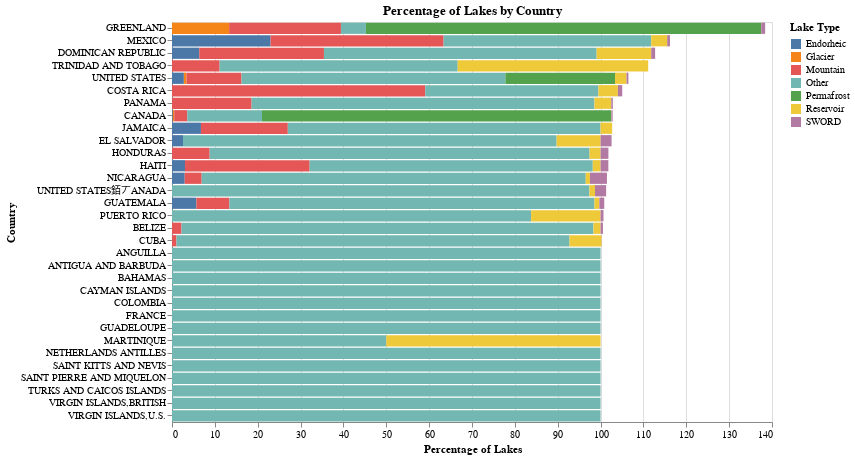

Write notebook code for a chart like this one.
### Code cell
# plot a horizontal stacked bar chart using altair
import altair as alt

alt.Chart(country_summary).mark_bar().encode(
    x=alt.X('percent_nLake:Q').title('Percentage of Lakes'),
    y=alt.Y('Country:N', sort='-x'),
    color=alt.Color('LakeType:N', legend=alt.Legend(title="Lake Type")),
    tooltip=['Country', 'LakeType', 'percent_nLake']
).properties(
    title='Percentage of Lakes by Country',
    width=600,
    height=400
)

### Figure 1 — Vega-Lite specification as saved in the notebook (floating-point values rounded to 4 significant figures)
{"config": {"view": {"continuousWidth": 300, "continuousHeight": 300}}, "data": {"name": "data-b5cd3ed42c1c19ce795f497aeffeb41e"}, "mark": {"type": "bar"}, "encoding": {"color": {"field": "LakeType", "legend": {"title": "Lake Type"}, "type": "nominal"}, "tooltip": [{"field": "Country", "type": "nominal"}, {"field": "LakeType", "type": "nominal"}, {"field": "percent_nLake", "type": "quantitative"}], "x": {"field": "percent_nLake", "title": "Percentage of Lakes", "type": "quantitative"}, "y": {"field": "Country", "sort": "-x", "type": "nominal"}}, "height": 400, "title": "Percentage of Lakes by Country", "width": 600, "$schema": "https://vega.github.io/schema/vega-lite/v5.20.1.json", "datasets": {"data-b5cd3ed42c1c19ce795f497aeffeb41e": [{"Country": "ANGUILLA", "LakeType": "Other", "SumLake": 6.0, "SumArea": 1.462, "TotalCount": 6, "TotalArea": 1.462, "percent_nLake": 100.0, "percent_area": 100.0}, {"Country": "ANTIGUA AND BARBUDA", "LakeType": "Other", "SumLake": 12.0, "SumArea": 7.51, "TotalCount": 12, "TotalArea": 7.51, "percent_nLake": 100.0, "percent_area": 100.0}, {"Country": "BAHAMAS", "LakeType": "Other", "SumLake": 614.0, "SumArea": 954.4, "TotalCount": 614, "TotalArea": 954.4, "percent_nLake": 100.0, "percent_area": 100.0}, {"Country": "BELIZE", "LakeType": "Mountain", "SumLake": 4.0, "SumArea": 8.33, "TotalCount": 180, "TotalArea": 291.9, "percent_nLake": 2.222, "percent_area": 2.854}, {"Country": "BELIZE", "LakeType": "Other", "SumLake": 173.0, "SumArea": 279.5, "TotalCount": 180, "TotalArea": 291.9, "percent_nLake": 96.11, "percent_area": 95.76}, {"Country": "BELIZE", "LakeType": "Reservoir", "SumLake": 3.0, "SumArea": 9.679, "TotalCount": 180, "TotalArea": 291.9, "percent_nLake": 1.667, "percent_area": 3.316}, {"Country": "BELIZE", "LakeType": "SWORD", "SumLake": 1.0, "SumArea": 2.666, "TotalCount": 180, "TotalArea": 291.9, "percent_nLake": 0.5556, "percent_area": 0.9134}, {"Country": "CANADA", "LakeType": "Endorheic", "SumLake": 1760.0, "SumArea": 3040.0, "TotalCount": 887724, "TotalArea": 903000.0, "percent_nLake": 0.1983, "percent_area": 0.3366}, {"Country": "CANADA", "LakeType": "Glacier", "SumLake": 2828.0, "SumArea": 3446.0, "TotalCount": 887724, "TotalArea": 903000.0, "percent_nLake": 0.3186, "percent_area": 0.3817}, {"Country": "CANADA", "LakeType": "Mountain", "SumLake": 27000.0, "SumArea": 33790.0, "TotalCount": 887724, "TotalArea": 903000.0, "percent_nLake": 3.041, "percent_area": 3.742}, {"Country": "CANADA", "LakeType": "Other", "SumLake": 154900.0, "SumArea": 123800.0, "TotalCount": 887724, "TotalArea": 903000.0, "percent_nLake": 17.44, "percent_area": 13.71}, {"Country": "CANADA", "LakeType": "Permafrost", "SumLake": 723200.0, "SumArea": 732300.0, "TotalCount": 887724, "TotalArea": 903000.0, "percent_nLake": 81.46, "percent_area": 81.09}, {"Country": "CANADA", "LakeType": "Reservoir", "SumLake": 512.0, "SumArea": 91540.0, "TotalCount": 887724, "TotalArea": 903000.0, "percent_nLake": 0.05768, "percent_area": 10.14}, {"Country": "CANADA", "LakeType": "SWORD", "SumLake": 2614.0, "SumArea": 173800.0, "TotalCount": 887724, "TotalArea": 903000.0, "percent_nLake": 0.2945, "percent_area": 19.24}, {"Country": "CAYMAN ISLANDS", "LakeType": "Other", "SumLake": 7.0, "SumArea": 5.249, "TotalCount": 7, "TotalArea": 5.249, "percent_nLake": 100.0, "percent_area": 100.0}, {"Country": "COLOMBIA", "LakeType": "Other", "SumLake": 1.0, "SumArea": 0.02928, "TotalCount": 1, "TotalArea": 0.02928, "percent_nLake": 100.0, "percent_area": 100.0}, {"Country": "COSTA RICA", "LakeType": "Mountain", "SumLake": 117.0, "SumArea": 99.55, "TotalCount": 198, "TotalArea": 114.5, "percent_nLake": 59.09, "percent_area": 86.97}, {"Country": "COSTA RICA", "LakeType": "Other", "SumLake": 80.0, "SumArea": 14.37, "TotalCount": 198, "TotalArea": 114.5, "percent_nLake": 40.4, "percent_area": 12.55}, {"Country": "COSTA RICA", "LakeType": "Reservoir", "SumLake": 9.0, "SumArea": 89.7, "TotalCount": 198, "TotalArea": 114.5, "percent_nLake": 4.545, "percent_area": 78.37}, {"Country": "COSTA RICA", "LakeType": "SWORD", "SumLake": 2.0, "SumArea": 6.059, "TotalCount": 198, "TotalArea": 114.5, "percent_nLake": 1.01, "percent_area": 5.293}, {"Country": "CUBA", "LakeType": "Mountain", "SumLake": 35.0, "SumArea": 39.21, "TotalCount": 3342, "TotalArea": 1604.0, "percent_nLake": 1.047, "percent_area": 2.445}, {"Country": "CUBA", "LakeType": "Other", "SumLake": 3065.0, "SumArea": 830.2, "TotalCount": 3342, "TotalArea": 1604.0, "percent_nLake": 91.71, "percent_area": 51.77}, {"Country": "CUBA", "LakeType": "Reservoir", "SumLake": 250.0, "SumArea": 767.1, "TotalCount": 3342, "TotalArea": 1604.0, "percent_nLake": 7.481, "percent_area": 47.83}, {"Country": "CUBA", "LakeType": "SWORD", "SumLake": 1.0, "SumArea": 34.98, "TotalCount": 3342, "TotalArea": 1604.0, "percent_nLake": 0.02992, "percent_area": 2.181}, {"Country": "DOMINICAN REPUBLIC", "LakeType": "Endorheic", "SumLake": 7.0, "SumArea": 227.9, "TotalCount": 110, "TotalArea": 407.0, "percent_nLake": 6.364, "percent_area": 55.98}, {"Country": "DOMINICAN REPUBLIC", "LakeType": "Mountain", "SumLake": 32.0, "SumArea": 281.7, "TotalCount": 110, "TotalArea": 407.0, "percent_nLake": 29.09, "percent_area": 69.22}, {"Country": "DOMINICAN REPUBLIC", "LakeType": "Other", "SumLake": 70.0, "SumArea": 95.44, "TotalCount": 110, "TotalArea": 407.0, "percent_nLake": 63.64, "percent_area": 23.45}, {"Country": "DOMINICAN REPUBLIC", "LakeType": "Reservoir", "SumLake": 14.0, "SumArea": 82.52, "TotalCount": 110, "TotalArea": 407.0, "percent_nLake": 12.73, "percent_area": 20.27}, {"Country": "DOMINICAN REPUBLIC", "LakeType": "SWORD", "SumLake": 1.0, "SumArea": 26.4, "TotalCount": 110, "TotalArea": 407.0, "percent_nLake": 0.9091, "percent_area": 6.486}, {"Country": "EL SALVADOR", "LakeType": "Endorheic", "SumLake": 1.0, "SumArea": 23.38, "TotalCount": 39, "TotalArea": 301.7, "percent_nLake": 2.564, "percent_area": 7.75}, {"Country": "EL SALVADOR", "LakeType": "Other", "SumLake": 34.0, "SumArea": 100.5, "TotalCount": 39, "TotalArea": 301.7, "percent_nLake": 87.18, "percent_area": 33.32}, {"Country": "EL SALVADOR", "LakeType": "Reservoir", "SumLake": 4.0, "SumArea": 177.8, "TotalCount": 39, "TotalArea": 301.7, "percent_nLake": 10.26, "percent_area": 58.93}, {"Country": "EL SALVADOR", "LakeType": "SWORD", "SumLake": 1.0, "SumArea": 25.98, "TotalCount": 39, "TotalArea": 301.7, "percent_nLake": 2.564, "percent_area": 8.611}, {"Country": "FRANCE", "LakeType": "Other", "SumLake": 1.0, "SumArea": 6.61, "TotalCount": 1, "TotalArea": 6.61, "percent_nLake": 100.0, "percent_area": 100.0}, {"Country": "GREENLAND", "LakeType": "Glacier", "SumLake": 405.0, "SumArea": 2230.0, "TotalCount": 3039, "TotalArea": 10010.0, "percent_nLake": 13.33, "percent_area": 22.29}, {"Country": "GREENLAND", "LakeType": "Mountain", "SumLake": 793.0, "SumArea": 2639.0, "TotalCount": 3039, "TotalArea": 10010.0, "percent_nLake": 26.09, "percent_area": 26.37}, {"Country": "GREENLAND", "LakeType": "Other", "SumLake": 177.0, "SumArea": 211.5, "TotalCount": 3039, "TotalArea": 10010.0, "percent_nLake": 5.824, "percent_area": 2.114}, {"Country": "GREENLAND", "LakeType": "Permafrost", "SumLake": 2802.0, "SumArea": 9660.0, "TotalCount": 3039, "TotalArea": 10010.0, "percent_nLake": 92.2, "percent_area": 96.54}, {"Country": "GREENLAND", "LakeType": "Reservoir", "SumLake": 1.0, "SumArea": 4.938, "TotalCount": 3039, "TotalArea": 10010.0, "percent_nLake": 0.03291, "percent_area": 0.04935}, {"Country": "GREENLAND", "LakeType": "SWORD", "SumLake": 28.0, "SumArea": 619.3, "TotalCount": 3039, "TotalArea": 10010.0, "percent_nLake": 0.9214, "percent_area": 6.189}, {"Country": "GUADELOUPE", "LakeType": "Other", "SumLake": 7.0, "SumArea": 1.703, "TotalCount": 7, "TotalArea": 1.703, "percent_nLake": 100.0, "percent_area": 100.0}, {"Country": "GUATEMALA", "LakeType": "Endorheic", "SumLake": 20.0, "SumArea": 269.3, "TotalCount": 351, "TotalArea": 1137.0, "percent_nLake": 5.698, "percent_area": 23.68}, {"Country": "GUATEMALA", "LakeType": "Mountain", "SumLake": 27.0, "SumArea": 18.01, "TotalCount": 351, "TotalArea": 1137.0, "percent_nLake": 7.692, "percent_area": 1.584}, {"Country": "GUATEMALA", "LakeType": "Other", "SumLake": 299.0, "SumArea": 121.3, "TotalCount": 351, "TotalArea": 1137.0, "percent_nLake": 85.19, "percent_area": 10.67}, {"Country": "GUATEMALA", "LakeType": "Reservoir", "SumLake": 4.0, "SumArea": 118.9, "TotalCount": 351, "TotalArea": 1137.0, "percent_nLake": 1.14, "percent_area": 10.46}, {"Country": "GUATEMALA", "LakeType": "SWORD", "SumLake": 4.0, "SumArea": 739.7, "TotalCount": 351, "TotalArea": 1137.0, "percent_nLake": 1.14, "percent_area": 65.05}, {"Country": "HAITI", "LakeType": "Endorheic", "SumLake": 5.0, "SumArea": 131.2, "TotalCount": 165, "TotalArea": 184.4, "percent_nLake": 3.03, "percent_area": 71.17}, {"Country": "HAITI", "LakeType": "Mountain", "SumLake": 48.0, "SumArea": 148.4, "TotalCount": 165, "TotalArea": 184.4, "percent_nLake": 29.09, "percent_area": 80.47}, {"Country": "HAITI", "LakeType": "Other", "SumLake": 109.0, "SumArea": 20.86, "TotalCount": 165, "TotalArea": 184.4, "percent_nLake": 66.06, "percent_area": 11.31}, {"Country": "HAITI", "LakeType": "Reservoir", "SumLake": 3.0, "SumArea": 24.12, "TotalCount": 165, "TotalArea": 184.4, "percent_nLake": 1.818, "percent_area": 13.08}, {"Country": "HAITI", "LakeType": "SWORD", "SumLake": 3.0, "SumArea": 23.64, "TotalCount": 165, "TotalArea": 184.4, "percent_nLake": 1.818, "percent_area": 12.82}, {"Country": "HONDURAS", "LakeType": "Mountain", "SumLake": 24.0, "SumArea": 168.0, "TotalCount": 273, "TotalArea": 782.6, "percent_nLake": 8.791, "percent_area": 21.46}, {"Country": "HONDURAS", "LakeType": "Other", "SumLake": 242.0, "SumArea": 611.6, "TotalCount": 273, "TotalArea": 782.6, "percent_nLake": 88.64, "percent_area": 78.16}, {"Country": "HONDURAS", "LakeType": "Reservoir", "SumLake": 7.0, "SumArea": 169.5, "TotalCount": 273, "TotalArea": 782.6, "percent_nLake": 2.564, "percent_area": 21.66}, {"Country": "HONDURAS", "LakeType": "SWORD", "SumLake": 5.0, "SumArea": 88.38, "TotalCount": 273, "TotalArea": 782.6, "percent_nLake": 1.832, "percent_area": 11.29}, {"Country": "JAMAICA", "LakeType": "Endorheic", "SumLake": 5.0, "SumArea": 0.000936, "TotalCount": 74, "TotalArea": 27.31, "percent_nLake": 6.757, "percent_area": 0.003427}, {"Country": "JAMAICA", "LakeType": "Mountain", "SumLake": 15.0, "SumArea": 5.17, "TotalCount": 74, "TotalArea": 27.31, "percent_nLake": 20.27, "percent_area": 18.93}, {"Country": "JAMAICA", "LakeType": "Other", "SumLake": 54.0, "SumArea": 22.14, "TotalCount": 74, "TotalArea": 27.31, "percent_nLake": 72.97, "percent_area": 81.07}, {"Country": "JAMAICA", "LakeType": "Reservoir", "SumLake": 2.0, "SumArea": 0.5374, "TotalCount": 74, "TotalArea": 27.31, "percent_nLake": 2.703, "percent_area": 1.968}, {"Country": "MARTINIQUE", "LakeType": "Other", "SumLake": 1.0, "SumArea": 0.7627, "TotalCount": 2, "TotalArea": 1.217, "percent_nLake": 50.0, "percent_area": 62.65}, {"Country": "MARTINIQUE", "LakeType": "Reservoir", "SumLake": 1.0, "SumArea": 0.4547, "TotalCount": 2, "TotalArea": 1.217, "percent_nLake": 50.0, "percent_area": 37.35}, {"Country": "MEXICO", "LakeType": "Endorheic", "SumLake": 3043.0, "SumArea": 2378.0, "TotalCount": 13226, "TotalArea": 12910.0, "percent_nLake": 23.01, "percent_area": 18.42}, {"Country": "MEXICO", "LakeType": "Mountain", "SumLake": 5339.0, "SumArea": 5749.0, "TotalCount": 13226, "TotalArea": 12910.0, "percent_nLake": 40.37, "percent_area": 44.52}, {"Country": "MEXICO", "LakeType": "Other", "SumLake": 6407.0, "SumArea": 3862.0, "TotalCount": 13226, "TotalArea": 12910.0, "percent_nLake": 48.44, "percent_area": 29.9}, {"Country": "MEXICO", "LakeType": "Reservoir", "SumLake": 493.0, "SumArea": 6280.0, "TotalCount": 13226, "TotalArea": 12910.0, "percent_nLake": 3.728, "percent_area": 48.63}, {"Country": "MEXICO", "LakeType": "SWORD", "SumLake": 85.0, "SumArea": 3758.0, "TotalCount": 13226, "TotalArea": 12910.0, "percent_nLake": 0.6427, "percent_area": 29.1}, {"Country": "NETHERLANDS ANTILLES", "LakeType": "Other", "SumLake": 17.0, "SumArea": 42.45, "TotalCount": 17, "TotalArea": 42.45, "percent_nLake": 100.0, "percent_area": 100.0}, {"Country": "NICARAGUA", "LakeType": "Endorheic", "SumLake": 6.0, "SumArea": 32.81, "TotalCount": 202, "TotalArea": 9444.0, "percent_nLake": 2.97, "percent_area": 0.3474}, {"Country": "NICARAGUA", "LakeType": "Mountain", "SumLake": 8.0, "SumArea": 7850.0, "TotalCount": 202, "TotalArea": 9444.0, "percent_nLake": 3.96, "percent_area": 83.12}, {"Country": "NICARAGUA", "LakeType": "Other", "SumLake": 181.0, "SumArea": 460.3, "TotalCount": 202, "TotalArea": 9444.0, "percent_nLake": 89.6, "percent_area": 4.874}, {"Country": "NICARAGUA", "LakeType": "Reservoir", "SumLake": 2.0, "SumArea": 44.07, "TotalCount": 202, "TotalArea": 9444.0, "percent_nLake": 0.9901, "percent_area": 0.4666}, {"Country": "NICARAGUA", "LakeType": "SWORD", "SumLake": 8.0, "SumArea": 8904.0, "TotalCount": 202, "TotalArea": 9444.0, "percent_nLake": 3.96, "percent_area": 94.28}, {"Country": "PANAMA", "LakeType": "Mountain", "SumLake": 52.0, "SumArea": 318.1, "TotalCount": 280, "TotalArea": 844.5, "percent_nLake": 18.57, "percent_area": 37.67}, {"Country": "PANAMA", "LakeType": "Other", "SumLake": 224.0, "SumArea": 99.9, "TotalCount": 280, "TotalArea": 844.5, "percent_nLake": 80.0, "percent_area": 11.83}, {"Country": "PANAMA", "LakeType": "Reservoir", "SumLake": 11.0, "SumArea": 739.8, "TotalCount": 280, "TotalArea": 844.5, "percent_nLake": 3.929, "percent_area": 87.61}, {"Country": "PANAMA", "LakeType": "SWORD", "SumLake": 1.0, "SumArea": 10.67, "TotalCount": 280, "TotalArea": 844.5, "percent_nLake": 0.3571, "percent_area": 1.264}, {"Country": "PUERTO RICO", "LakeType": "Other", "SumLake": 124.0, "SumArea": 25.43, "TotalCount": 148, "TotalArea": 48.72, "percent_nLake": 83.78, "percent_area": 52.2}, {"Country": "PUERTO RICO", "LakeType": "Reservoir", "SumLake": 24.0, "SumArea": 23.28, "TotalCount": 148, "TotalArea": 48.72, "percent_nLake": 16.22, "percent_area": 47.8}, {"Country": "PUERTO RICO", "LakeType": "SWORD", "SumLake": 1.0, "SumArea": 1.75, "TotalCount": 148, "TotalArea": 48.72, "percent_nLake": 0.6757, "percent_area": 3.593}, {"Country": "SAINT KITTS AND NEVIS", "LakeType": "Other", "SumLake": 1.0, "SumArea": 1.159, "TotalCount": 1, "TotalArea": 1.159, "percent_nLake": 100.0, "percent_area": 100.0}, {"Country": "SAINT PIERRE AND MIQUELON", "LakeType": "Other", "SumLake": 4.0, "SumArea": 2.29, "TotalCount": 4, "TotalArea": 2.29, "percent_nLake": 100.0, "percent_area": 100.0}, {"Country": "TRINIDAD AND TOBAGO", "LakeType": "Mountain", "SumLake": 1.0, "SumArea": 0.1765, "TotalCount": 9, "TotalArea": 7.623, "percent_nLake": 11.11, "percent_area": 2.316}, {"Country": "TRINIDAD AND TOBAGO", "LakeType": "Other", "SumLake": 5.0, "SumArea": 1.388, "TotalCount": 9, "TotalArea": 7.623, "percent_nLake": 55.56, "percent_area": 18.2}, {"Country": "TRINIDAD AND TOBAGO", "LakeType": "Reservoir", "SumLake": 4.0, "SumArea": 6.236, "TotalCount": 9, "TotalArea": 7.623, "percent_nLake": 44.44, "percent_area": 81.8}, {"Country": "TURKS AND CAICOS ISLANDS", "LakeType": "Other", "SumLake": 47.0, "SumArea": 55.54, "TotalCount": 47, "TotalArea": 55.54, "percent_nLake": 100.0, "percent_area": 100.0}, {"Country": "UNITED STATES", "LakeType": "Endorheic", "SumLake": 6211.0, "SumArea": 17040.0, "TotalCount": 224339, "TotalArea": 268700.0, "percent_nLake": 2.769, "percent_area": 6.343}, {"Country": "UNITED STATES", "LakeType": "Glacier", "SumLake": 1362.0, "SumArea": 1563.0, "TotalCount": 224339, "TotalArea": 268700.0, "percent_nLake": 0.6071, "percent_area": 0.5819}, {"Country": "UNITED STATES", "LakeType": "Mountain", "SumLake": 28840.0, "SumArea": 39630.0, "TotalCount": 224339, "TotalArea": 268700.0, "percent_nLake": 12.85, "percent_area": 14.75}, {"Country": "UNITED STATES", "LakeType": "Other", "SumLake": 138100.0, "SumArea": 36420.0, "TotalCount": 224339, "TotalArea": 268700.0, "percent_nLake": 61.57, "percent_area": 13.56}, {"Country": "UNITED STATES", "LakeType": "Permafrost", "SumLake": 57370.0, "SumArea": 38400.0, "TotalCount": 224339, "TotalArea": 268700.0, "percent_nLake": 25.57, "percent_area": 14.29}, {"Country": "UNITED STATES", "LakeType": "Reservoir", "SumLake": 6030.0, "SumArea": 53390.0, "TotalCount": 224339, "TotalArea": 268700.0, "percent_nLake": 2.688, "percent_area": 19.87}, {"Country": "UNITED STATES", "LakeType": "SWORD", "SumLake": 982.0, "SumArea": 155800.0, "TotalCount": 224339, "TotalArea": 268700.0, "percent_nLake": 0.4377, "percent_area": 58.0}, {"Country": "UNITED STATES銆丆ANADA", "LakeType": "Other", "SumLake": 75.0, "SumArea": 25900.0, "TotalCount": 77, "TotalArea": 127500.0, "percent_nLake": 97.4, "percent_area": 20.31}, {"Country": "UNITED STATES銆丆ANADA", "LakeType": "Reservoir", "SumLake": 1.0, "SumArea": 19450.0, "TotalCount": 77, "TotalArea": 127500.0, "percent_nLake": 1.299, "percent_area": 15.25}, {"Country": "UNITED STATES銆丆ANADA", "LakeType": "SWORD", "SumLake": 2.0, "SumArea": 101600.0, "TotalCount": 77, "TotalArea": 127500.0, "percent_nLake": 2.597, "percent_area": 79.69}, {"Country": "VIRGIN ISLANDS,BRITISH", "LakeType": "Other", "SumLake": 3.0, "SumArea": 5.27, "TotalCount": 3, "TotalArea": 5.27, "percent_nLake": 100.0, "percent_area": 100.0}, {"Country": "VIRGIN ISLANDS,U.S.", "LakeType": "Other", "SumLake": 6.0, "SumArea": 1.759, "TotalCount": 6, "TotalArea": 1.759, "percent_nLake": 100.0, "percent_area": 100.0}]}}
